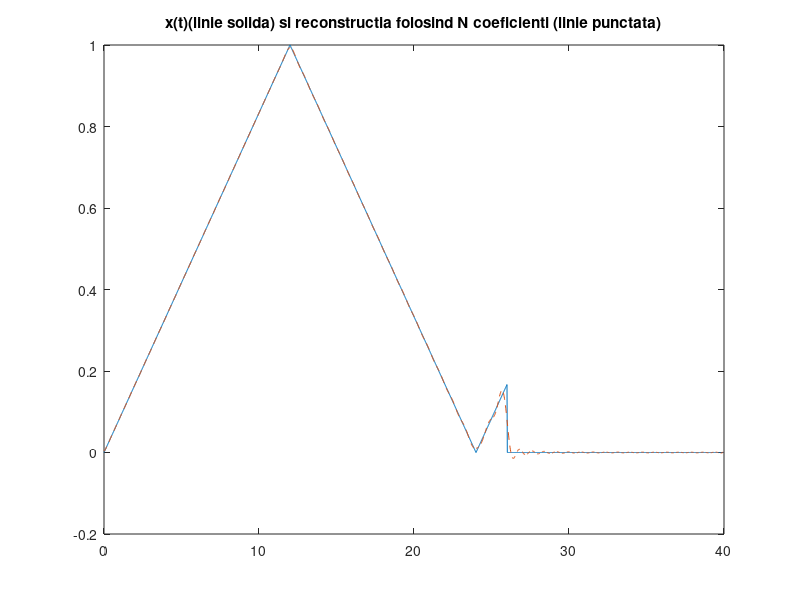
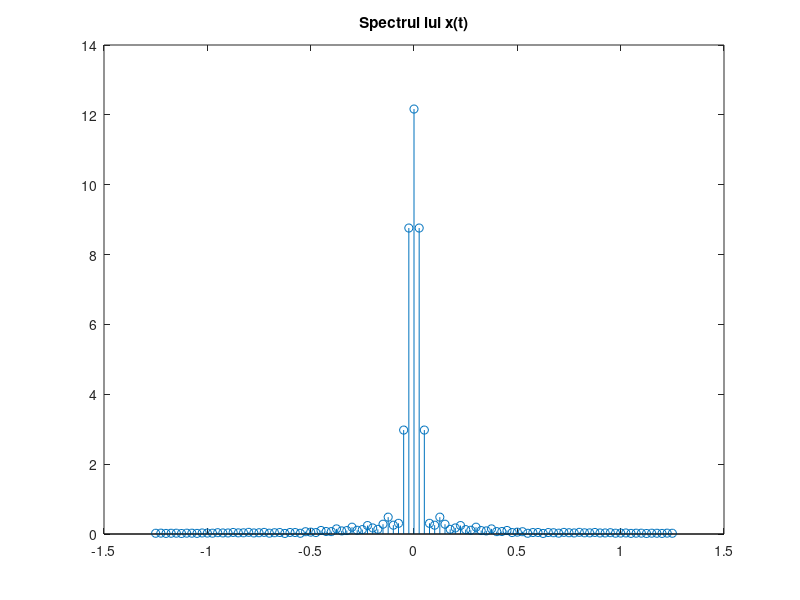

MATLAB code for these plots, in order:
%Numar de ordine: 26
%Semnal triunghiular
%Perioada P = 40 s
%Durata semnalelor D = 26
%Rezolutie temporara adecvata
%Numar de coeficienti = 50

P = 40; 
D = 26; 
N = 50;
w0 = 2*pi/P; %pulsatia unghiulara a semnalului
t_tr = 0:0.02:D; %esantionarea semnalului original
x_tr = sawtooth((pi/12)*t_tr,0.5)/2+0.5; %semnalul triunghiular original
t = 0:0.02:P; %esantionarea semnalului modificat
x = zeros(1,length(t)); %initializare a semnalului modificat cu valori nule
x(t<=D) = x_tr; %modificam valorile nule cu valori din semnalul original
                %unde avem valori din t <= durata semnalului 
figure(1);
plot(t,x),title('x(t)(linie solida) si reconstructia folosind N coeficienti (linie punctata)'); %afisare x(t)
hold on;


for k = -N:N %k este variabila dupa care se realizeaza suma
    x_t = x_tr; %x_t e semnalul realizat dupa formula SF data
    x_t = x_t .* exp(-1i*k*w0*t_tr); %inmultire intre doua matrice element cu element
    X(k+N+1) = 0; %initializare cu valoare nula
    for i = 1:length(t_tr)-1
        X(k+N+1) = X(k+N+1) + (t_tr(i+1)-t_tr(i)) * (x_t(i)+x_t(i+1))/2; %reconstructia folosind coeficientii
    end
end

for i = 1:length(t) %i este variabila dupa care se realizeaza suma
    x_finit(i) = 0; %initializare cu valoare nula
    for k=-N:N
        x_finit(i) = x_finit(i) + (1/P) * X(k+51) * exp(1i*k*w0*t(i));  %reconstructia folosind coeficientii
    end
end
plot(t,x_finit,'--'); %afisare reconstructie semnal folosind cei N coeficienti

figure(2);
w=-50*w0:w0:50*w0; %w este vectorul ce ne va permite afisarea spectrului functiei
stem(w/(2*pi),abs(X)),title('Spectrul lui x(t)'); %afisarea spectrului

%Conform cursului de SS, teoria seriilor Fourier (trigonometrica, armonica si complexa) ne spune
%ca orice semnal periodic poate fi aproximat printr-o suma infinita de sinusuri
%si cosinusuri de diferite frecvente, fiecare ponderat cu un anumit coeficient. 
%Acesti coeficienti reprezinta practic spectrul (amplitudinea pentru anumite frecvente).
%Semnalul reconstruit foloseste un numar finit de termeni(N=50 in tema) si se apropie ca
%forma de semnalul original, insa prezinta o marja de eroare. Cu cat marim
%numarul de coeficienti ai SF, aceasta marja de eroare va fi din ce in ce mai
%mica. In plus se observa faptul ca semnalul poate fi aproximat printr-o
%suma de sinusoide, variatiile semnalului prezentand un caracter sinusoidal.